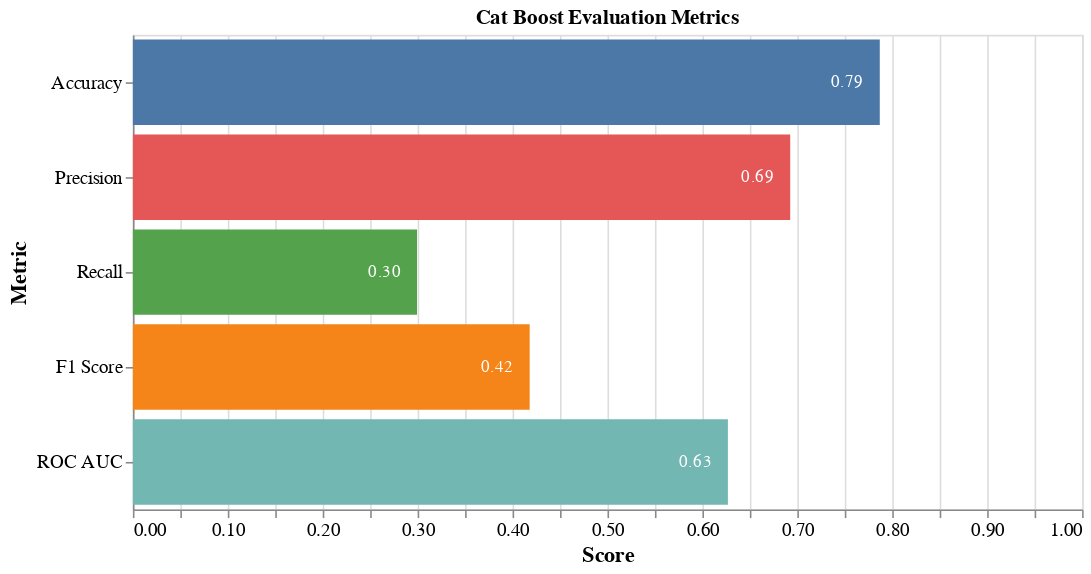

Notebook source saved alongside this figure:
### Code cell
metrics_scores = {
    "Accuracy": accuracy,
    "Precision": precision,
    "Recall": recall,
    "F1 Score": f1,
    "ROC AUC": roc_auc,
}

df_metrics = pd.DataFrame(list(metrics_scores.items()), columns=["Metric", "Score"])

base = alt.Chart(df_metrics).encode(
    y=alt.Y("Metric:N", axis=alt.Axis(title="Metric"), sort=df_metrics["Metric"].values),
    x=alt.X("Score:Q", axis=alt.Axis(title="Score"), scale=alt.Scale(domain=[0, 1])),
)

bar = base.mark_bar().encode(
    color=alt.Color("Metric:N", legend=None), text=alt.Text("Score:Q", format=".2f")
)

text = base.mark_text(
    align="right",
    baseline="middle",
    color="white",
    dx=-10,
).encode(text=alt.Text("Score:Q", format=".2f"))

chart = (
    (bar + text)
    .properties(title=f"{MODEL_NAME} Evaluation Metrics", width=600, height=300)
    .configure_axis(labelFontSize=12, titleFontSize=14)
)

# Can't get this one to save programmatically :(
# from altair_saver import save
# chart.save(f"./visualizations/{MODEL}_metrics.png")
# save(chart, f"./visualizations/{MODEL}_metrics.png")

chart

### Figure 1 — Vega-Lite specification as saved in the notebook (floating-point values rounded to 4 significant figures)
{"config": {"view": {"continuousWidth": 300, "continuousHeight": 300}, "axis": {"labelFontSize": 12, "titleFontSize": 14}}, "layer": [{"mark": {"type": "bar"}, "encoding": {"color": {"field": "Metric", "legend": null, "type": "nominal"}, "text": {"field": "Score", "format": ".2f", "type": "quantitative"}, "x": {"axis": {"title": "Score"}, "field": "Score", "scale": {"domain": [0, 1]}, "type": "quantitative"}, "y": {"axis": {"title": "Metric"}, "field": "Metric", "sort": ["Accuracy", "Precision", "Recall", "F1 Score", "ROC AUC"], "type": "nominal"}}}, {"mark": {"type": "text", "align": "right", "baseline": "middle", "color": "white", "dx": -10}, "encoding": {"text": {"field": "Score", "format": ".2f", "type": "quantitative"}, "x": {"axis": {"title": "Score"}, "field": "Score", "scale": {"domain": [0, 1]}, "type": "quantitative"}, "y": {"axis": {"title": "Metric"}, "field": "Metric", "sort": ["Accuracy", "Precision", "Recall", "F1 Score", "ROC AUC"], "type": "nominal"}}}], "data": {"name": "data-4a88c53eb5424c8238f7221e53151a36"}, "height": 300, "title": "Cat Boost Evaluation Metrics", "width": 600, "$schema": "https://vega.github.io/schema/vega-lite/v5.14.1.json", "datasets": {"data-4a88c53eb5424c8238f7221e53151a36": [{"Metric": "Accuracy", "Score": 0.7869}, {"Metric": "Precision", "Score": 0.6925}, {"Metric": "Recall", "Score": 0.2994}, {"Metric": "F1 Score", "Score": 0.418}, {"Metric": "ROC AUC", "Score": 0.6269}]}}
